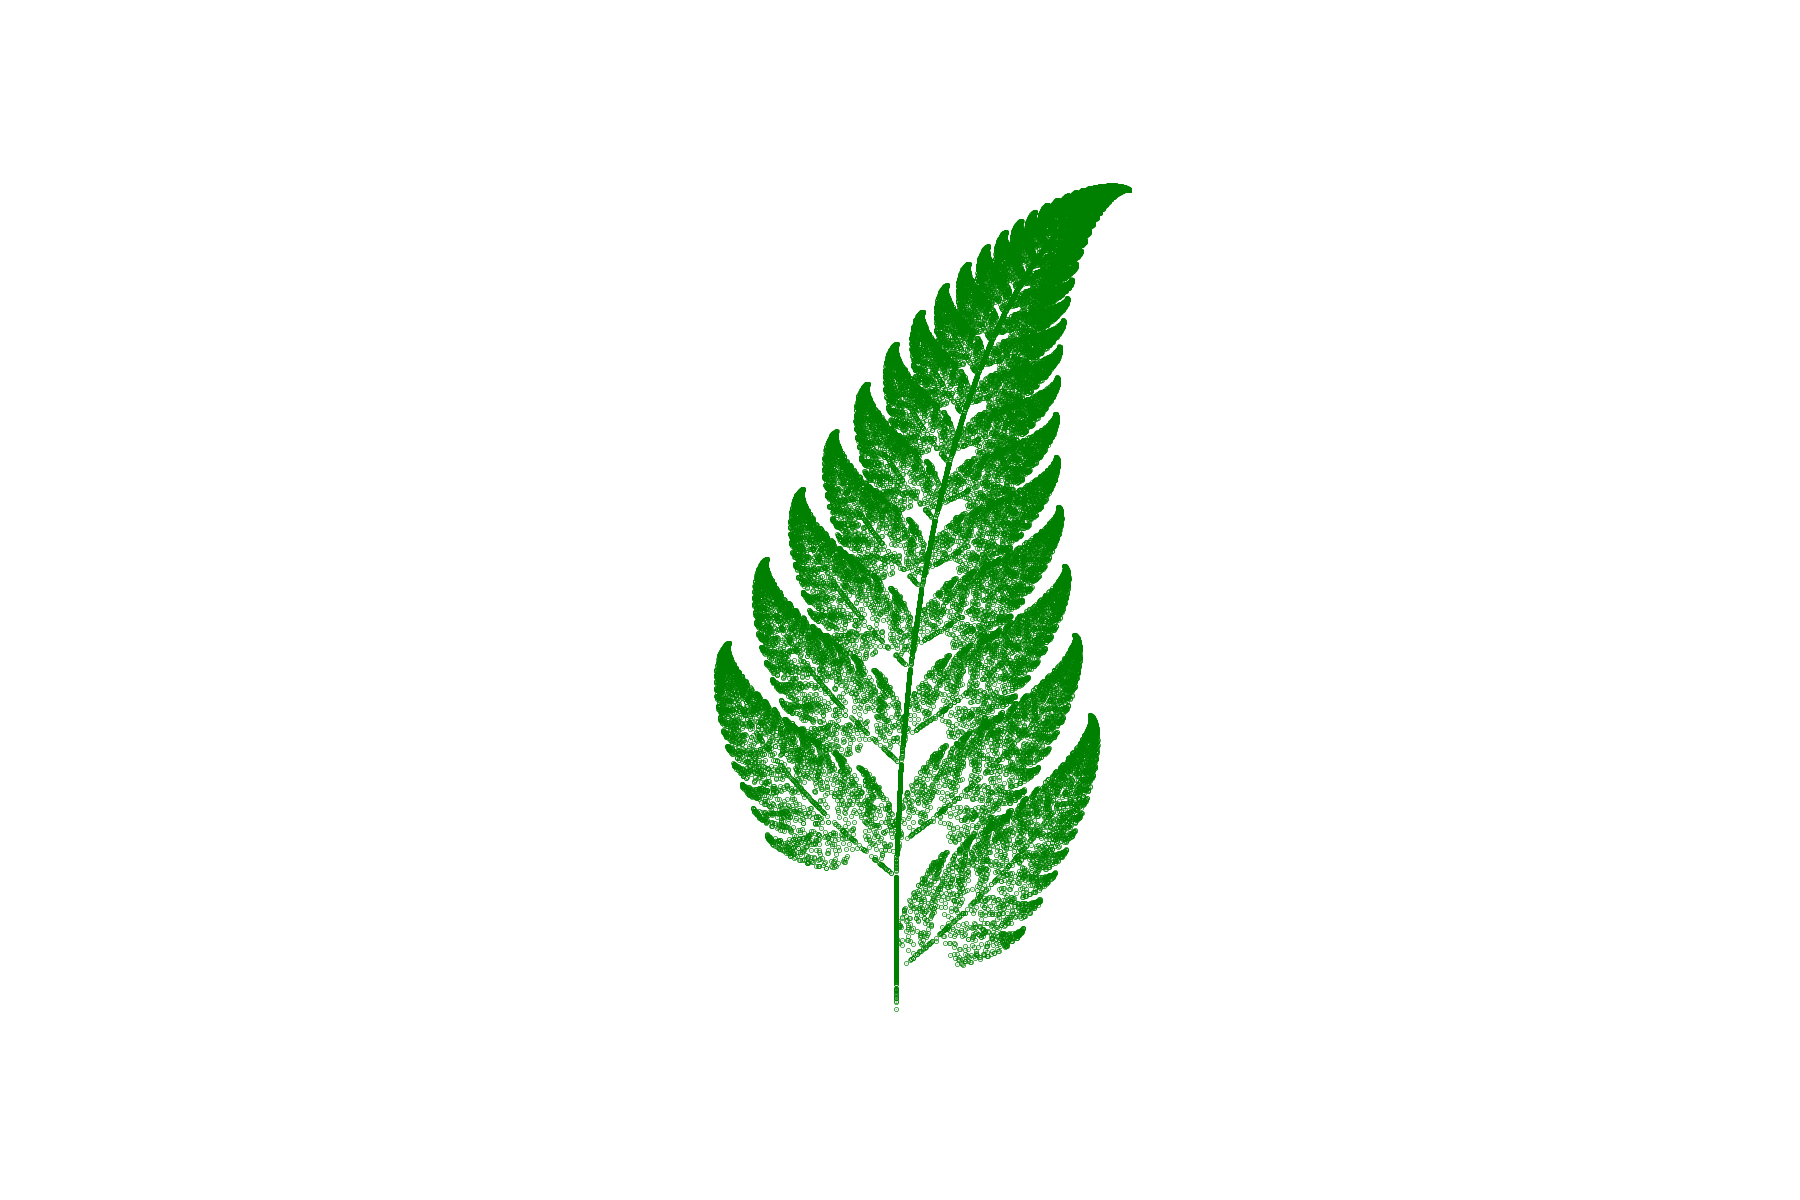

Source code (Python):
from __future__ import division
import matplotlib.pyplot as plt
import numpy as np


class AffineTransform:
    def __init__(self, a=0, b=0, c=0, d=0, e=0, f=0):
        self.a = a
        self.b = b
        self.c = c
        self.d = d
        self.e = e
        self.f = f
        
    def __call__(self, x=0, y=0):
        g = [[self.a, self.b], [self.c, self.d]]
        h = [x, y]
        i = [self.e, self.f]
        ans = np.dot(g,h) + i
        return ans


f1 = AffineTransform(d=0.16)
f2 = AffineTransform(0.86, 0.04, -0.04, 0.85, 0, 1.60)
f3 = AffineTransform(0.20, -0.26, 0.23, 0.22, 0, 1.60)
f4 = AffineTransform(-0.15, 0.28, 0.26, 0.24, 0, 0.44)


def fern():
    f = (f1, f2, f3, f4)
    f0 = [0, 1, 2, 3]
    p = [0.01, 0.85, 0.07, 0.07]
    if sum(p) != 1:
        raise ValueError('Sum of p must be 1')
    
    n=50000
    # Generating a list with index values for the affine transformation
    # to pick a random index by given probability
    fp = []
    for i in range(len(p)):
        for j in range(int(p[i]*100)):
            fp.append(f0[i])
            
    def get_f():
        rint = np.random.randint(0,100)
        index = fp[rint]
        return f0[index]
    
    X = np.zeros((n, 2))
    for k in range(n-1):
        ind = get_f()
        X[k+1] = f[ind](X[k][0], X[k][1])
    
    plt.scatter(*zip(*X), s=0.1, marker='.', c='green')
    plt.axis('equal')
    plt.axis('off')
    plt.savefig('fern.png', dpi=300, transparent=True)
    plt.show()